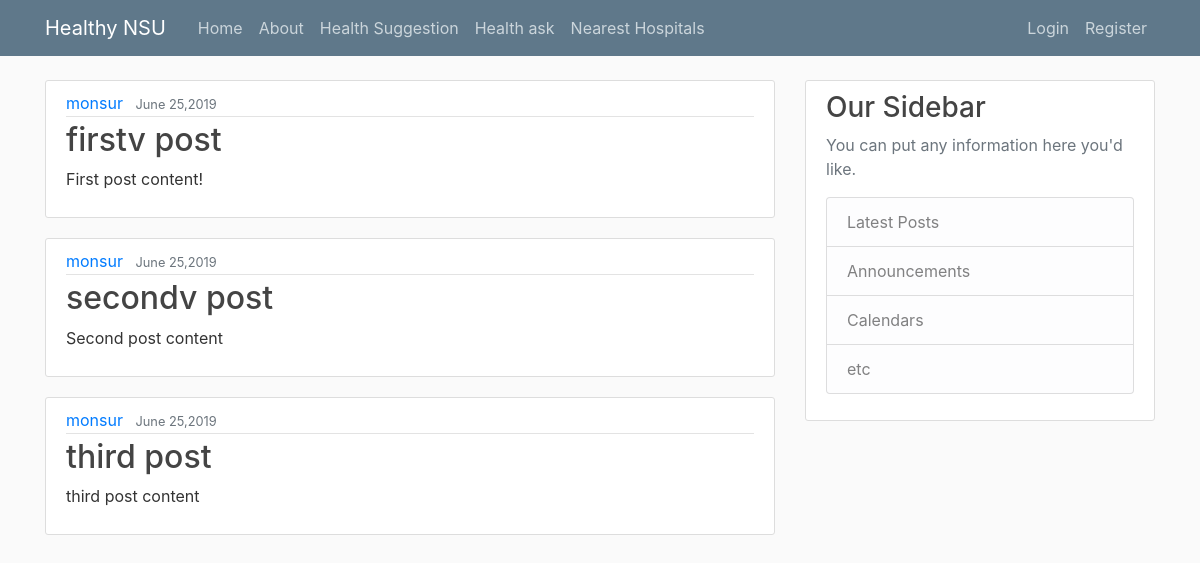
Before: /healthsuggest/suggest/ with the older database file.
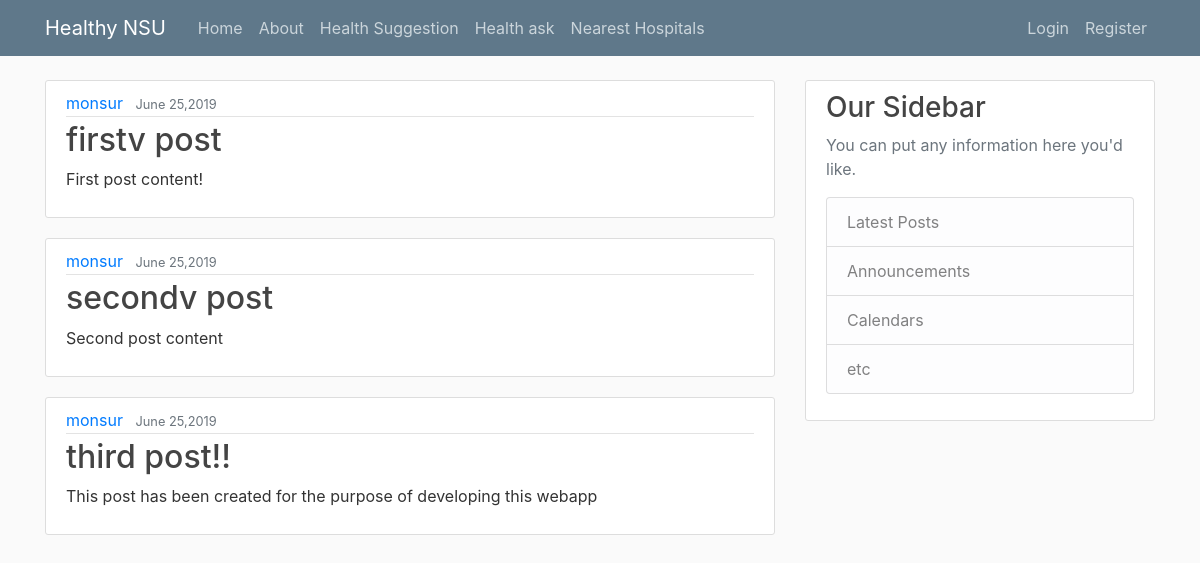
After: the same page with the newer database file.
### healthsuggest/models.py (models this page shows, shortened)
class Post(models.Model):
    title = models.CharField(max_length=100)
    content = models.TextField()
    date_posted = models.DateTimeField(default=timezone.now)
    author = models.ForeignKey(User, on_delete=models.CASCADE)

### healthsuggest/views.py (the view)
# urls.py: 2. Add a URL to urlpatterns:  path('', views.home, name='home')
def home(request):
    context ={
    'posts' : Post.objects.all()
    }
    return render(request, 'healthsuggest/healthsuggest.html',context)

### healthsuggest/templates/healthsuggest/healthsuggest.html
  {% extends "healthsuggest/base.html" %}
  {% block content %}
    {% for post in posts %}
    <article class="media content-section">
  <div class="media-body">
    <div class="article-metadata">
      <a class="mr-2" href="#">{{ post.author }}</a>
      <small class="text-muted">{{ post.date_posted|date:"F d,Y" }}</small>
    </div>
    <h2><a class="article-title" href="#">{{ post.title }}</a></h2>
    <p class="article-content">{{ post.content }}</p>
  </div>
</article>
    {% endfor %}
    {% endblock content %}

Changed rows visible on the page:
changed Post: title "third post" → "third post!!"; content "third post content" → "This post has been created for the purpose of developing this webapp"
